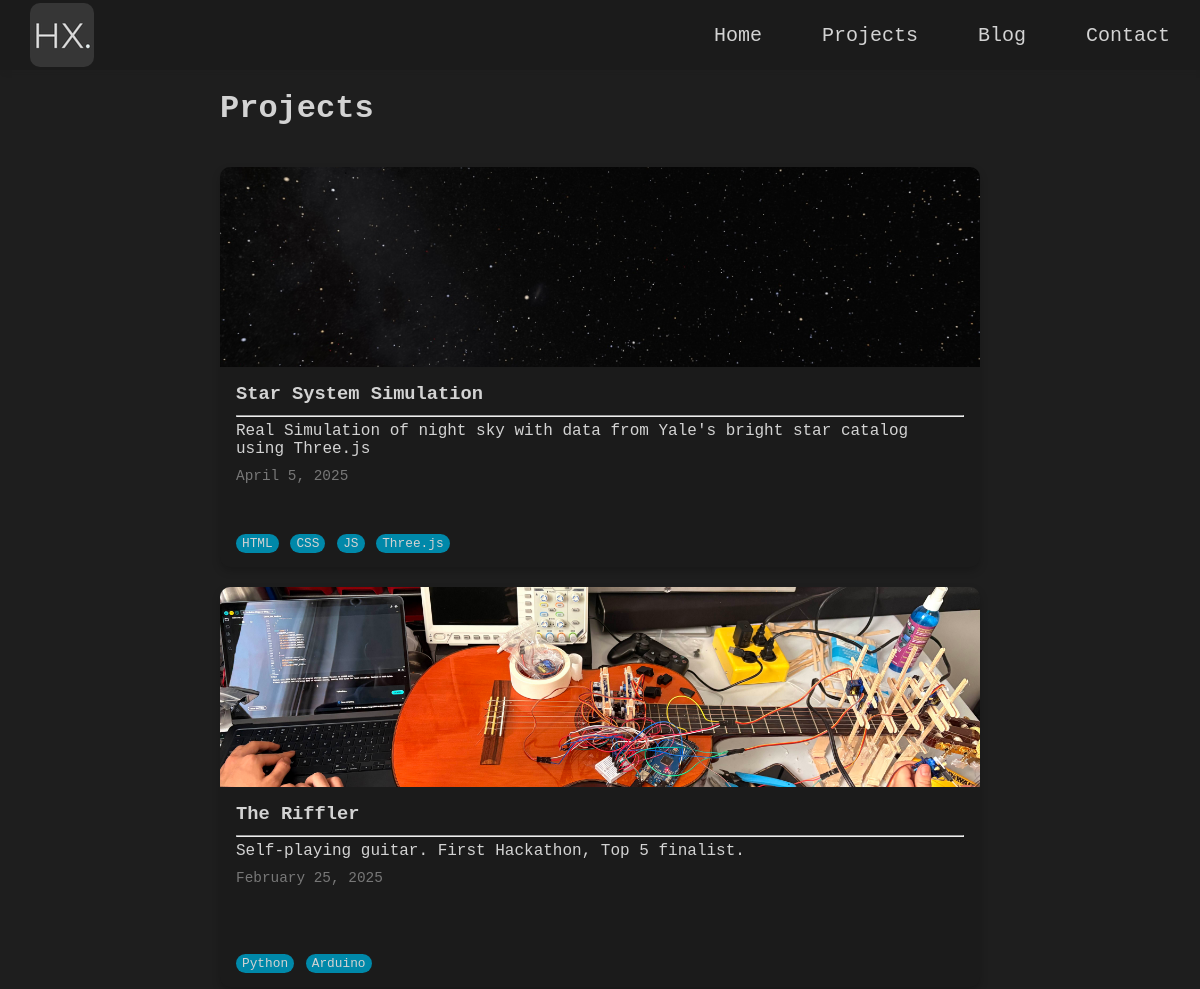
The app's page /projects/ (upper part), older data.
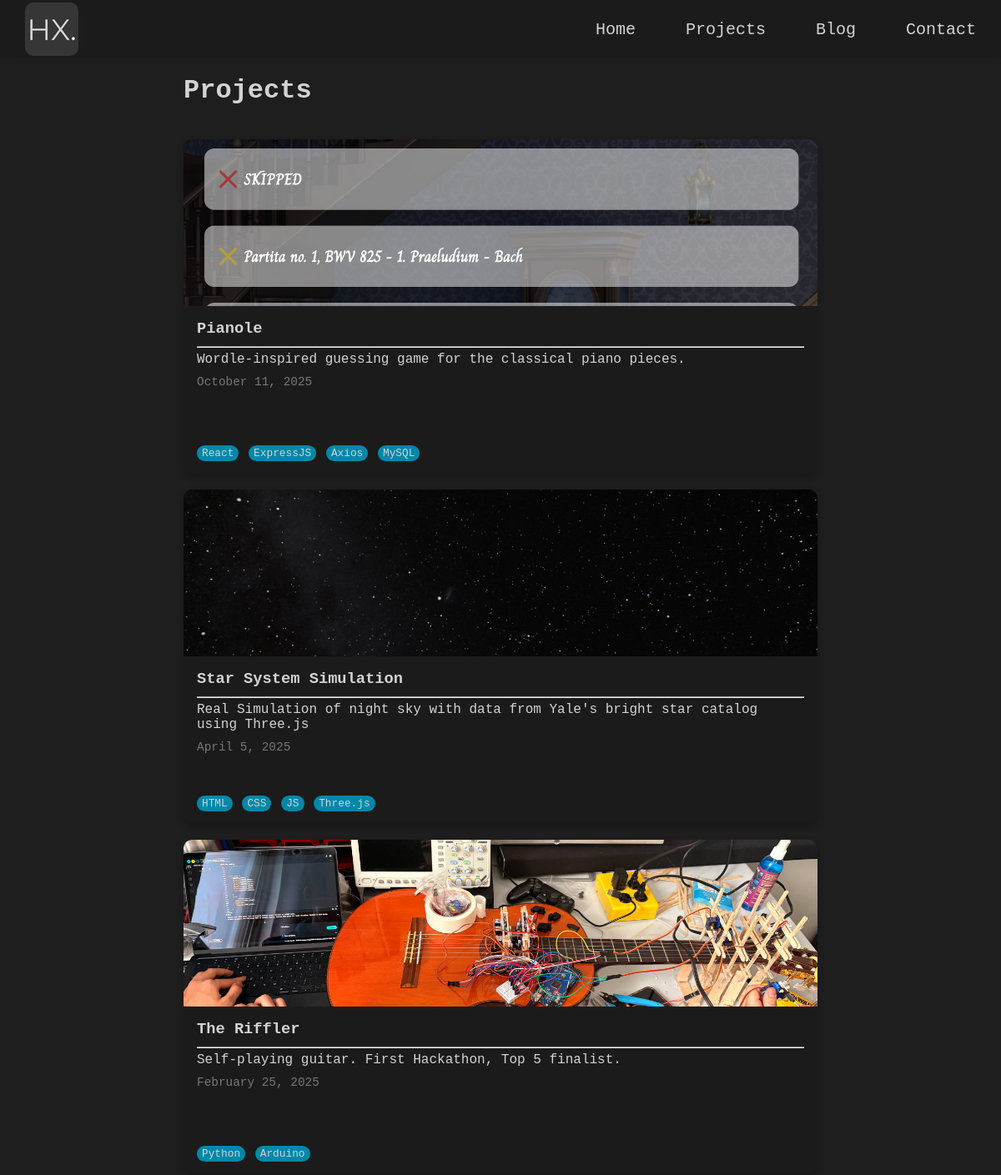
The same page, newer data.
### main/models.py (models this page shows, shortened)
class Project(models.Model):
    title = models.CharField(max_length=200)
    slug = models.SlugField(unique=True, max_length=200)
    image = models.ImageField(upload_to='images/')
    description = models.TextField()
    content = RichTextField()
    date = models.DateTimeField()
    tags = models.ManyToManyField(Tag, related_name='projects')
    is_active = models.BooleanField(default=False)
    class Meta:
        ordering = ['-date']  # Sort by most recent

class Tag(models.Model):
    name = models.CharField(max_length=50)

### main/views.py (the view)
# urls.py: path('projects/', project_list_view, name='projects_list'),
def project_list_view(request):
    projects = Project.objects.all()
    return render(request, 'main/projects_list.html', {'projects': projects})

### main/templates/main/projects_list.html (shortened to what this page needs)
{% extends 'main/base.html' %} {% load static %} {% block content %}
<div class="posts-container">
  <h1>Projects</h1>
  {% for project in projects %}
    {% if project.is_active %}
      <a class="card-wrapper" href="{% url 'project_detail' project.slug %}">
        <div class="card">
          <img class="no-lightbox" src="{{ project.image.url }}"/>
          <div class="post-content-container">
            <h3><b>{{ project.title }}</b></h3>
            <hr>
            <p>{{ project.description }}</p>
            <p class="date">{{ project.date|date:"F j, Y" }}</p>
            <div class="tags">
              {% for tag in project.tags.all %}
                <span>{{ tag.name }}</span>
              {% endfor %}
            </div>
          </div>
        </div>
      </a>
    {% endif %}
  {% endfor %}
</div>
{% endblock %}

### main/templates/main/base.html (shortened to what this page needs)
{% load static %}
<!DOCTYPE html>
<html lang="en">
<head>
  <link rel="stylesheet" href="{% static 'css/styles.css' %}" />
  <link href="{% static 'css/lightbox.css' %}" rel="stylesheet" />
  <link rel="stylesheet" href="https://cdnjs.cloudflare.com/ajax/libs/font-awesome/6.6.0/css/all.min.css"
 />
  <link rel="stylesheet" href="https://cdnjs.cloudflare.com/ajax/libs/highlight.js/11.11.1/styles/tokyo-night-dark.min.css" />
</head>
<body>
  <nav>
    <ul>
      <li>
        <a href="{% url 'home' %}"><img class="no-lightbox logo" src="{% static 'images/HX.png' %}" alt="logo" /></a>
      </li>
      <li class="hide-on-mobile">
        <a href="{% url 'home' %}">Home</a>
      </li>
      <li class="hide-on-mobile">
        <a href="{% url 'projects_list' %}">Projects</a>
      </li>
      <li class="hide-on-mobile">
        <a href="{% url 'blogs_list' %}">Blog</a>
      </li>
      <li class="hide-on-mobile">
        <a href="{% url 'contact' %}">Contact</a>
      </li>
    </ul>
  </nav>
  {% block content %}{% endblock %}
</body>
</html>

### main/static/css/styles.css (style rules this page uses)
* { padding: 0; margin: 0; box-sizing: border-box; }
body { background-color: #1e1e1e; color: #d3d3d3; font-family: 'Courier New', Courier, monospace; min-height: 100vh; }
a { color: #d3d3d3; text-decoration: none; }
nav { background-color: #1b1b1b; box-shadow: 3px 3px 5px rgba(30, 30, 30, 0.1); }
nav ul { width: 100%; list-style: none; display: flex; justify-content: flex-end; align-items: center; }
nav li { height: 70px; }
nav a { height: 100%; padding: 0 30px; display: flex; align-items: center; transition: all 0.3s ease; font-size: 20px; }
nav li:first-child { margin-right: auto; }
.logo { border-radius: 10px; }
.posts-container { display: flex; flex-direction: column; gap: 20px; max-width: 100vh; margin: 0 auto; padding: 20px; }
.card { display: flex; flex-direction: column; justify-content: space-between; width: 100%; height: 400px; box-shadow: 0 4px 8px 0 rgba(0, 0, 0, 0.2); transition: 0.3s; border-radius: 10px; overflow: hidden; background-color: #1b1b1b; }
.card img { width: 100%; height: 200px; object-fit: cover; }
.card .post-content-container { padding: 16px; display: flex; flex-direction: column; justify-content: flex-start; height: 100%; }
.card h3 { margin-bottom: 10px; }
.card p { margin: 5px 0; }
.card .date { font-size: 0.9em; color: rgba(211, 211, 211, 0.5); }
.tags { margin-top: auto; font-size: 0.8em; color: #d3d3d3; }
.tags span { background-color: rgba(0, 136, 169, 1); border-radius: 50px; padding: 2px 6px; margin-right: 4px; }

Row changes from the older to the newer data that the page shows:
added Project: image (picture), title "Pianole", description "Wordle-inspired guessing game for the classical piano pieces.", date "October 11, 2025"
added Tag: name "React", shown under "Pianole"
added Tag: name "ExpressJS", shown under "Pianole"
added Tag: name "Axios", shown under "Pianole"
added Tag: name "MySQL", shown under "Pianole"
